Frame 1 (no input): blank canvas, image omitted
Frame 60 (the mouse pressed at the canvas centre just before this capture): blank canvas, image omitted
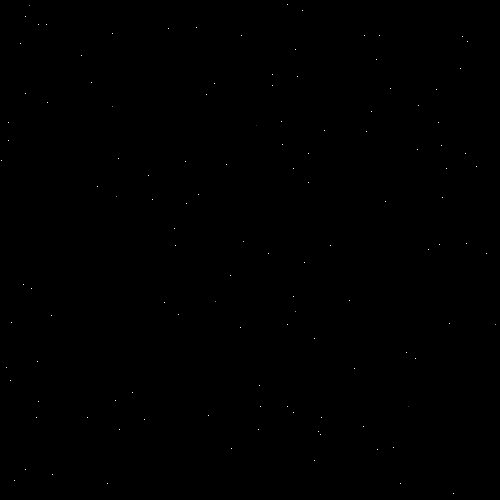
Frame 120 (the mouse held since frame 60 and released just before this capture)

The Processing sketch whose frames 1 and 60 were blank and that drew this single picture after the mouse press (run headless with seeded random() and noise(); from frame 60 on, the mouse is pressed at the canvas centre):

// Processing sketch: processing_126401
// ── processing_126401.pde

float tempstarx=0;
float tempstarc=0;
float tempstary=0;
int i =0;
ArrayList<Star> stars;
void setup(){
  size(500,500);
  background(0);
  stars = new ArrayList<Star>();
  thestargenerator();
  stars.add(new Star(tempstarx,tempstary,tempstarc));
}
void draw(){
  thestargenerator();
  stars.add(new Star(tempstarx,tempstary,tempstarc));
  println("star size",stars.size());
  for (i=0;i<stars.size()-1;i+=1){
    Star s = stars.get(i);
    s.startwinkle();
  }
}
void thestargenerator(){
  tempstarx = random(0,width);
  tempstary = random(0,height);
  tempstarc = random(0,255);
  
}

class Star {
  float starx=0;
  float stary=0;
  float starc=0;
  Star (float x, float y, float c){
    starx = x;
    stary = y;
    starc = c;
  }
  void startwinkle(){
    starc += 10;
    fill(starc);
  rect(starx,stary,2,2);
  }
  
}
